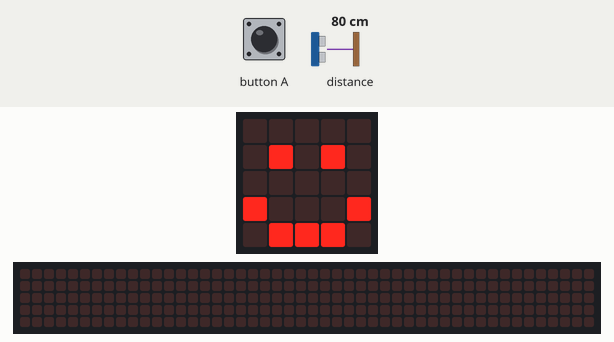
This program was run on a simulated BBC micro:bit (MakeCode). On the bench: the board's 5×5 LED display, a strip that is not on the board, showing the scrolling text unrolled. Inputs (shaded band) come from the test bench; at power-on: distance to the obstacle 80 cm. The 48×5 strip is a reading aid, not a part: it shows the text the display is scrolling, unrolled, one strip-width of it at a time.

Above: at 1.8 s.
1.9 s: button A pressed for 0.15 s
At 2.28 s:
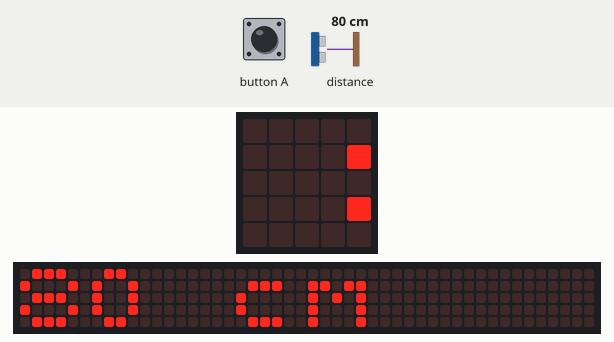
At 4.7 s:
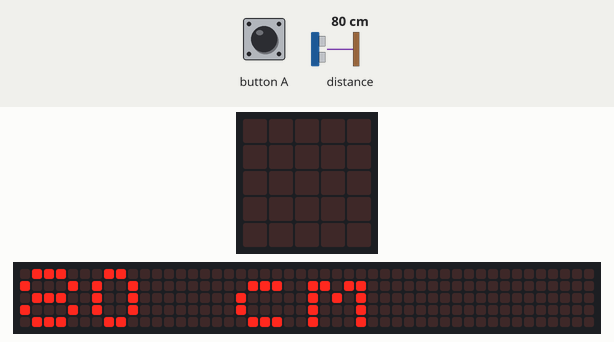
Timing chart, 0 to 6.2 s (numbered marks = the images above; inputs shaded):
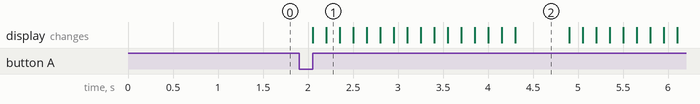

The program:

main.ts
```typescript
// (licence header left out)
// variables
let distanceToObject: number = 0

// setting up
basic.showIcon(IconNames.Happy)

// find distance using sonar
input.onButtonPressed(Button.A, function () {
    basic.clearScreen()
    distanceToObject = sonar.ping(
        DigitalPin.P1,
        DigitalPin.P2,
        PingUnit.Centimeters
    )
    basic.showString(distanceToObject + ' cm')
    basic.showIcon(IconNames.Happy)
})
```

Measured:
- after the input at 1.9 s, the display: first changes after 0.16 s (image 1 shows a later state)
- what the display in image 2 shows lasts 0.6 s, from 4.3 s to 4.9 s
